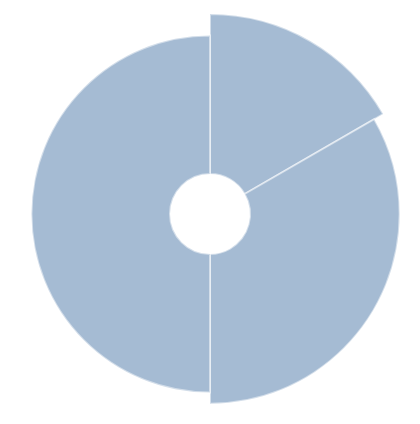

Write a Vega-Lite specification for this figure.
### Vega specification from a JSON file in a GitHub repository (floating-point values rounded to 4 significant figures)
{"$schema": "https://vega.github.io/schema/vega/v6.json", "background": "white", "padding": 5, "width": 200, "height": 200, "style": "view", "data": [{"name": "source_0", "values": [{"segment": 1, "value": 8}, {"segment": 2, "value": 7}, {"segment": 3, "value": 6}]}, {"name": "data_0", "source": "source_0", "transform": [{"type": "stack", "groupby": [], "field": "segment", "sort": {"field": [], "order": []}, "as": ["segment_start", "segment_end"], "offset": "zero"}, {"type": "filter", "expr": "isValid(datum[\"segment\"]) && isFinite(+datum[\"segment\"]) && isValid(datum[\"value\"]) && isFinite(+datum[\"value\"])"}]}], "marks": [{"name": "marks", "type": "arc", "style": ["arc"], "from": {"data": "data_0"}, "encode": {"update": {"opacity": {"value": 0.5}, "stroke": {"value": "#fff"}, "innerRadius": {"value": 20}, "fill": {"value": "#4c78a8"}, "description": {"signal": "\"segment: \" + (format(datum[\"segment\"], \"\")) + \"; value: \" + (format(datum[\"value\"], \"\"))"}, "x": {"signal": "width", "mult": 0.5}, "y": {"signal": "height", "mult": 0.5}, "outerRadius": {"scale": "radius", "field": "value"}, "startAngle": {"scale": "theta", "field": "segment_end"}, "endAngle": {"scale": "theta", "field": "segment_start"}}}}], "scales": [{"name": "theta", "type": "linear", "domain": {"data": "data_0", "fields": ["segment_start", "segment_end"]}, "range": [0, 6.283], "zero": true}, {"name": "radius", "type": "sqrt", "domain": {"data": "data_0", "field": "value"}, "range": [20, {"signal": "min(width,height)/2"}], "zero": true}]}
